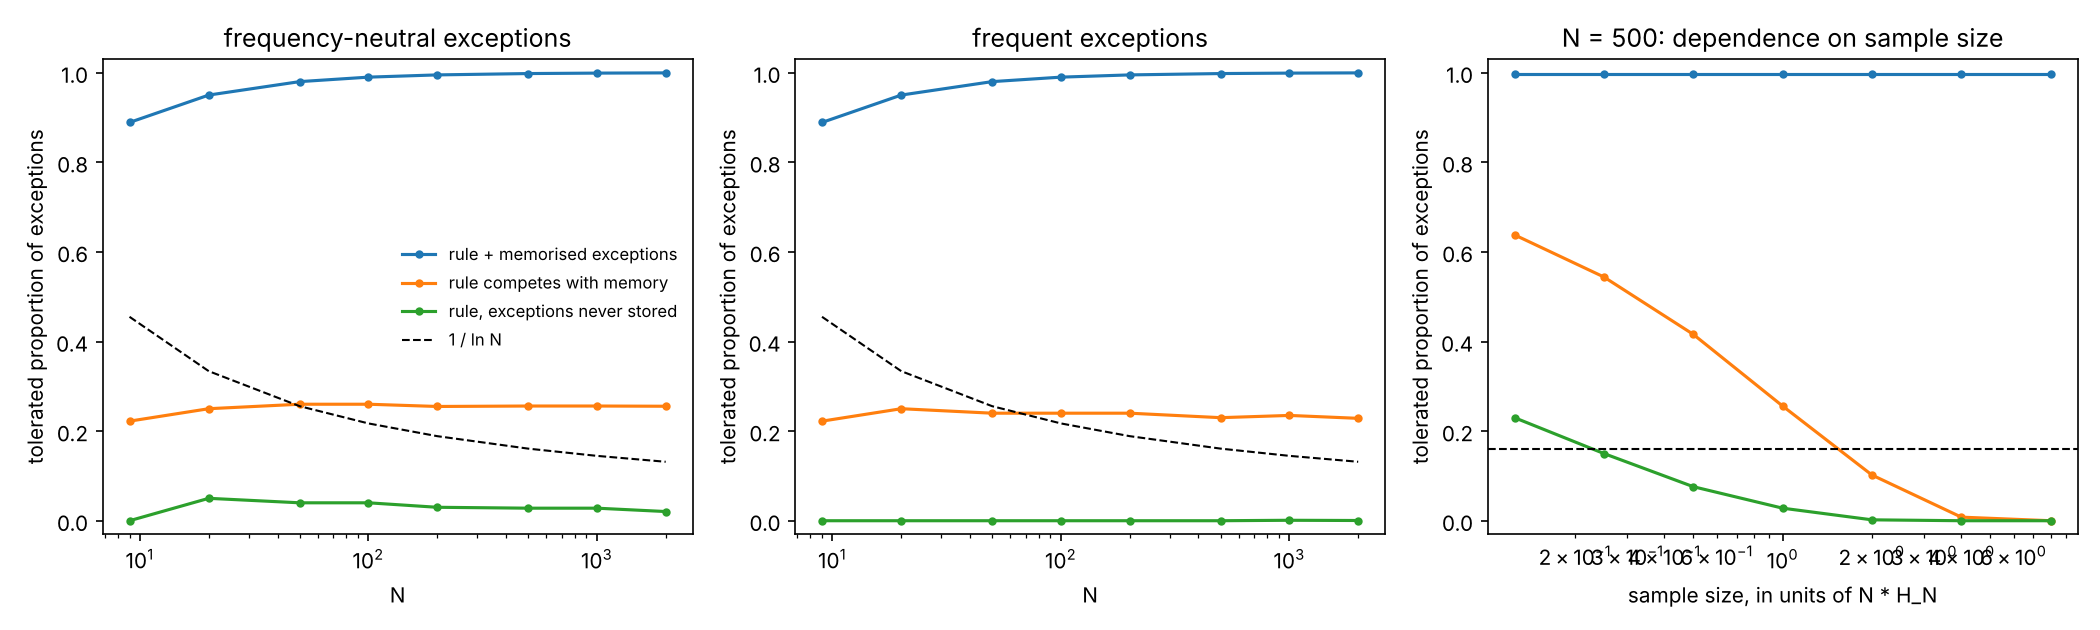

Reproduce this figure in Python.
"""Learnability models of productivity under a Zipfian sample.

Environment: N item types with Zipfian token probabilities p_i = 1/(i H_N);
e of them are exceptions to a rule. The learner hears S tokens, each showing
an item with its correct inflected form. Objective: probability of producing
the wrong form for the next token (symmetric 0/1 loss).

Learners
  lister       no rule. Correct iff the item has been heard.
  hybrid       productive rule + one-shot memorisation of exceptions.
               Wrong only on exceptions not yet heard.
  competition  productive rule that competes with memory: an exception heard
               c times is still regularised with probability 1/(1+c).
  pure_rule    productive rule, exceptions never stored.
               Wrong on every exception token.

For each learner we find the largest e at which it does no worse than the
lister, and ask whether that threshold scales like N / ln N.

Sample size is S = t * N * H_N; t = 1 is "saturation", where the rarest item
has expected count 1 and the mean number of tokens per type is H_N.
"""

import numpy as np
import matplotlib

matplotlib.use("Agg")
import matplotlib.pyplot as plt

rng = np.random.default_rng(1)
LEARNERS = ["hybrid", "competition", "pure_rule"]


def zipf(N):
    p = 1.0 / np.arange(1, N + 1)
    return p / p.sum()


def thresholds(N, t=1.0, beta=0.0, n_samp=200, n_grid=150):
    """Largest tolerated e for each rule learner (vs. the lister)."""
    p = zipf(N)
    H = np.sum(1.0 / np.arange(1, N + 1))
    S = t * N * H
    grid = np.unique(np.round(np.linspace(1, N - 1, min(N - 1, n_grid))).astype(int))
    logw = -beta * np.log(np.arange(1, N + 1))
    err = {k: np.zeros(len(grid)) for k in LEARNERS}
    lister = 0.0
    for _ in range(n_samp):
        c = rng.poisson(S * p)                       # token counts per item
        lister += np.sum(p[c == 0])
        order = np.argsort(-(logw + rng.gumbel(size=N)))   # nested exception sets
        # cumulative sums along the exception ordering give every e at once
        unheard = np.cumsum((p * (c == 0))[order])
        compete = np.cumsum((p / (1.0 + c))[order])
        mass = np.cumsum(p[order])
        err["hybrid"] += unheard[grid - 1]
        err["competition"] += compete[grid - 1]
        err["pure_rule"] += mass[grid - 1]
    lister /= n_samp
    out = {}
    for k in LEARNERS:
        worse = np.nonzero(err[k] / n_samp > lister)[0]
        if len(worse) == 0:
            out[k] = N - 1                     # the rule never loses
        else:
            out[k] = grid[worse[0] - 1] if worse[0] > 0 else 0
    return out


if __name__ == "__main__":
    Ns = [9, 20, 50, 100, 200, 500, 1000, 2000]
    res = {}
    for beta in [0.0, 1.0]:
        label = "frequency-neutral" if beta == 0 else "frequent (weight 1/rank)"
        print(f"\nExceptions {label}; sample size S = N * H_N")
        print(f"{'N':>6} {'N/lnN':>7} | {'hybrid':>7} {'compet.':>8} {'pure rule':>10}")
        for N in Ns:
            r = thresholds(N, beta=beta)
            res[(beta, N)] = r
            print(f"{N:>6} {N/np.log(N):>7.1f} | {r['hybrid']:>7} "
                  f"{r['competition']:>8} {r['pure_rule']:>10}")

    print("\nDependence on sample size (N = 500, frequency-neutral exceptions)")
    ts = [0.125, 0.25, 0.5, 1, 2, 4, 8]
    by_t = {}
    print(f"{'t':>6} {'tokens/type':>12} | {'hybrid':>7} {'compet.':>8} {'pure rule':>10}")
    for t in ts:
        r = thresholds(500, t=t)
        by_t[t] = r
        H = np.sum(1.0 / np.arange(1, 501))
        print(f"{t:>6} {t*H:>12.1f} | {r['hybrid']:>7} "
              f"{r['competition']:>8} {r['pure_rule']:>10}")
    print(f"(N/ln N at N = 500 is {500/np.log(500):.1f})")

    fig, ax = plt.subplots(1, 3, figsize=(14, 4.2))
    names = {"hybrid": "rule + memorised exceptions",
             "competition": "rule competes with memory",
             "pure_rule": "rule, exceptions never stored"}
    for j, beta in enumerate([0.0, 1.0]):
        for k in LEARNERS:
            ax[j].plot(Ns, [res[(beta, N)][k] / N for N in Ns], marker="o", ms=3,
                       label=names[k])
        ax[j].plot(Ns, [1 / np.log(N) for N in Ns], "k--", lw=1, label="1 / ln N")
        ax[j].set_xscale("log")
        ax[j].set_ylim(-0.03, 1.03)
        ax[j].set_xlabel("N")
        ax[j].set_ylabel("tolerated proportion of exceptions")
        ax[j].set_title("frequency-neutral exceptions" if beta == 0
                        else "frequent exceptions")
    ax[0].legend(frameon=False, fontsize=8)
    for k in LEARNERS:
        ax[2].plot(ts, [by_t[t][k] / 500 for t in ts], marker="o", ms=3, label=names[k])
    ax[2].axhline(1 / np.log(500), color="k", ls="--", lw=1)
    ax[2].set_xscale("log")
    ax[2].set_ylim(-0.03, 1.03)
    ax[2].set_xlabel("sample size, in units of N * H_N")
    ax[2].set_ylabel("tolerated proportion of exceptions")
    ax[2].set_title("N = 500: dependence on sample size")
    fig.tight_layout()
    fig.savefig("sims/learnability.png", dpi=150)
    print("\nwrote sims/learnability.png")


def cumulative_thresholds(N, t=1.0, beta=0.0, n_samp=200, n_grid=150):
    """Same comparison, but scoring total errors made over the whole sample.
    lister: one error per type heard.  hybrid: one per exception heard.
    competition: H_c per exception heard c times.  pure_rule: every exception token."""
    p = zipf(N)
    H = np.sum(1.0 / np.arange(1, N + 1))
    S = t * N * H
    grid = np.unique(np.round(np.linspace(1, N - 1, min(N - 1, n_grid))).astype(int))
    logw = -beta * np.log(np.arange(1, N + 1))
    harm = np.concatenate([[0.0], np.cumsum(1.0 / np.arange(1, int(S * p[0] * 3) + 50))])
    err = {k: np.zeros(len(grid)) for k in LEARNERS}
    lister = 0.0
    for _ in range(n_samp):
        c = np.minimum(rng.poisson(S * p), len(harm) - 1)
        lister += np.sum(c > 0)
        order = np.argsort(-(logw + rng.gumbel(size=N)))
        err["hybrid"] += np.cumsum((c > 0)[order])[grid - 1]
        err["competition"] += np.cumsum(harm[c][order])[grid - 1]
        err["pure_rule"] += np.cumsum(c[order])[grid - 1]
    out = {}
    for k in LEARNERS:
        worse = np.nonzero(err[k] > lister)[0]
        out[k] = N - 1 if len(worse) == 0 else (grid[worse[0] - 1] if worse[0] > 0 else 0)
    return out


if __name__ == "__main__":
    for beta in [0.0, 1.0]:
        label = "frequency-neutral" if beta == 0 else "frequent (weight 1/rank)"
        print(f"\nCUMULATIVE errors; exceptions {label}; S = N * H_N")
        print(f"{'N':>6} {'N/lnN':>7} {'N/H_N':>7} | {'hybrid':>7} {'compet.':>8} {'pure rule':>10}")
        for N in [9, 20, 50, 100, 200, 500, 1000, 2000]:
            r = cumulative_thresholds(N, beta=beta)
            H = np.sum(1.0 / np.arange(1, N + 1))
            print(f"{N:>6} {N/np.log(N):>7.1f} {N/H:>7.1f} | {r['hybrid']:>7} "
                  f"{r['competition']:>8} {r['pure_rule']:>10}")
    print("\nCUMULATIVE, N = 500, neutral: dependence on sample size")
    for t in [0.25, 0.5, 1, 2, 4]:
        r = cumulative_thresholds(500, t=t)
        print(f"  t={t:<5} competition {r['competition']:>4}   pure rule {r['pure_rule']:>4}")
